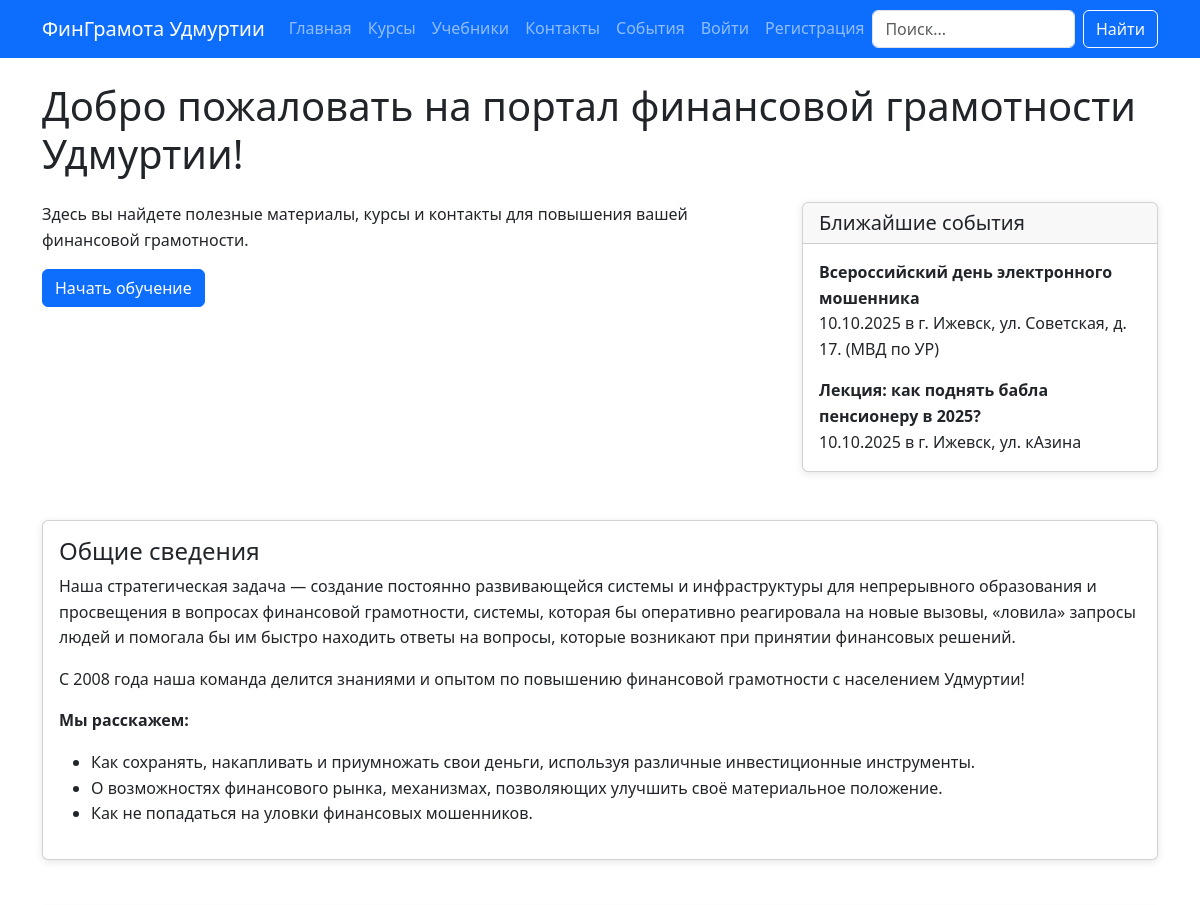
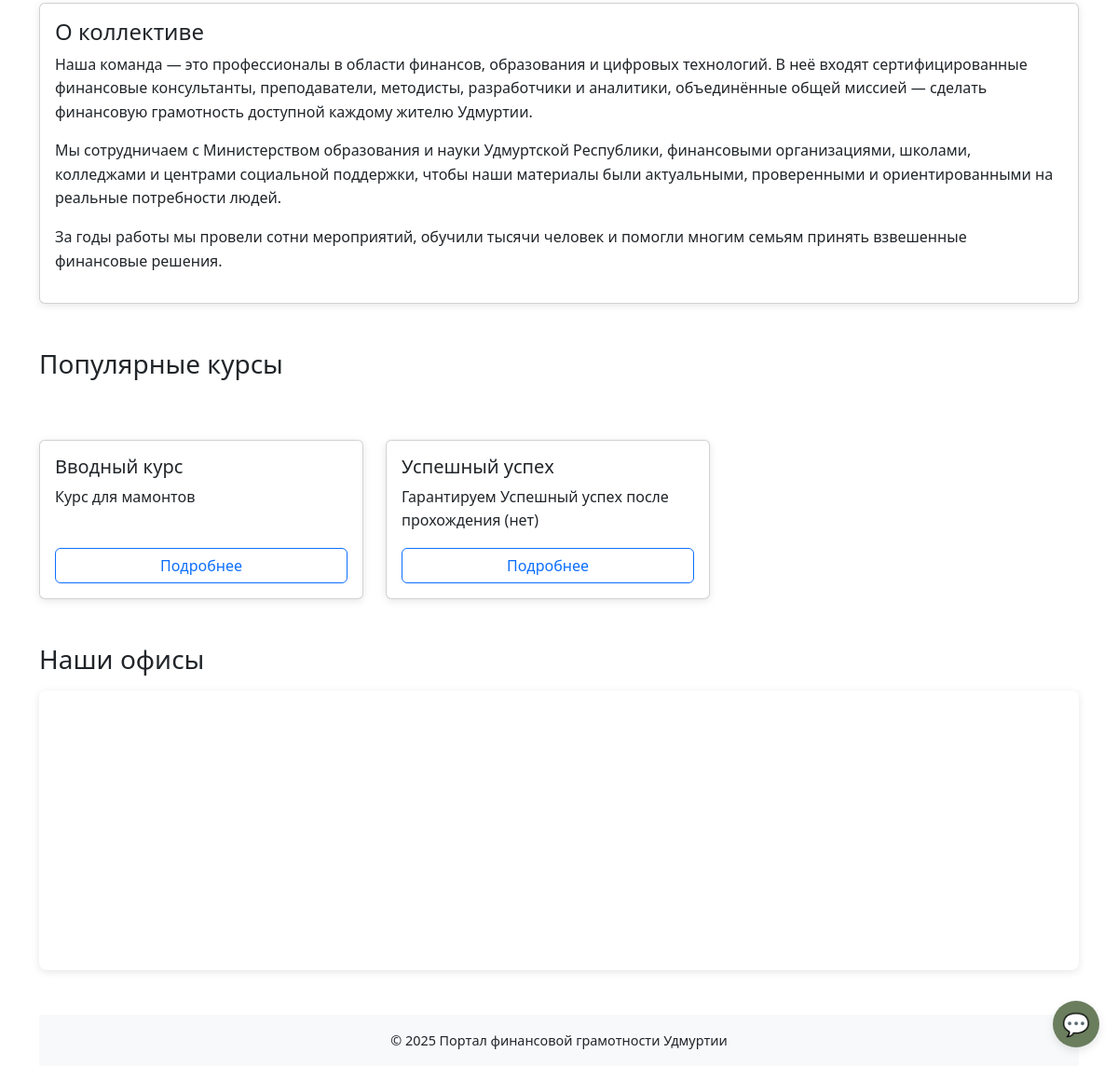
The page / on the database its author committed (2 pictures, top to bottom).
### core/models.py (models this page shows, shortened)
class Event(models.Model):
    title = models.CharField(max_length=200)
    description = models.TextField()
    date = models.DateField()
    location = models.CharField(max_length=200)
    audience = models.CharField(max_length=50, choices=AUDIENCE_CHOICES, default='все')

### courses/models.py (models this page shows, shortened)
class Course(models.Model):
    title = models.CharField(max_length=200)
    description = models.TextField()
    audience = models.CharField(max_length=50, choices=AUDIENCE_CHOICES, default='все')
    format_type = models.CharField(max_length=50, choices=FORMAT_CHOICES, default='текст')
    created_at = models.DateTimeField(auto_now_add=True)

### core/views.py (the view)
# urls.py: path('', views.home_view, name='home'),
def home_view(request):
    courses = Course.objects.all()[:6]
    upcoming_events = Event.objects.order_by('date')[:3]
    contacts = Contact.objects.exclude(latitude__isnull=True).exclude(longitude__isnull=True)
    return render(request, 'core/home.html', {
        'courses': courses,
        'events': upcoming_events,
        'contacts': contacts,
    })

### templates/core/home.html (shortened to what this page needs)
{% extends 'base.html' %}
{% block content %}
<h1 class="mb-4">Добро пожаловать на портал финансовой грамотности Удмуртии!</h1>
<div class="row mb-5">
  <div class="col-lg-8 mb-4 mb-lg-0">
    <p>Здесь вы найдете полезные материалы, курсы и контакты для повышения вашей финансовой грамотности.</p>
    <a href="{% url 'courses:list' %}" class="btn btn-primary">Начать обучение</a>
  </div>
  <div class="col-lg-4">
    <div class="card h-100">
      <div class="card-header">
        <h5 class="mb-0">Ближайшие события</h5>
      </div>
      <div class="card-body">
        {% for event in events %}
          <p class="card-text"><strong>{{ event.title }}</strong><br>{{ event.date|date:"d.m.Y" }} в {{ event.location }}</p>
        {% empty %}
          <p class="text-muted">События пока не запланированы.</p>
        {% endfor %}
      </div>
    </div>
  </div>
</div>
<div class="card mb-5">
  <div class="card-body">
    <h4 class="card-title">Общие сведения</h4>
    <p>
      Наша стратегическая задача — создание постоянно развивающейся системы и инфраструктуры для непрерывного образования и просвещения в вопросах финансовой грамотности, системы, которая бы оперативно реагировала на новые вызовы, «ловила» запросы людей и помогала бы им быстро находить ответы на вопросы, которые возникают при принятии финансовых решений.
    </p>
    <p>
      С 2008 года наша команда делится знаниями и опытом по повышению финансовой грамотности с населением Удмуртии!
    </p>
    <p><strong>Мы расскажем:</strong></p>
    <ul>
      <li>Как сохранять, накапливать и приумножать свои деньги, используя различные инвестиционные инструменты.</li>
      <li>О возможностях финансового рынка, механизмах, позволяющих улучшить своё материальное положение.</li>
      <li>Как не попадаться на уловки финансовых мошенников.</li>
    </ul>
  </div>
</div>
<div class="card mb-5">
  <div class="card-body">
    <h4 class="card-title">О коллективе</h4>
    <p>
      Наша команда — это профессионалы в области финансов, образования и цифровых технологий.
      В неё входят сертифицированные финансовые консультанты, преподаватели, методисты,
      разработчики и аналитики, объединённые общей миссией — сделать финансовую грамотность
      доступной каждому жителю Удмуртии.
    </p>
    <p>
      Мы сотрудничаем с Министерством образования и науки Удмуртской Республики,
      финансовыми организациями, школами, колледжами и центрами социальной поддержки,
      чтобы наши материалы были актуальными, проверенными и ориентированными на реальные
      потребности людей.
    </p>
    <p>
      За годы работы мы провели сотни мероприятий, обучили тысячи человек и помогли
      многим семьям принять взвешенные финансовые решения.
    </p>
  </div>
</div>
<div class="row mb-5">
<h3 class="mb-3">Популярные курсы</h3>
<div class="row g-4">
  {% for course in courses %}
    <div class="col-md-6 col-lg-4">
      <div class="card h-100">
        <div class="card-body d-flex flex-column">
          <h5 class="card-title">{{ course.title }}</h5>
          <p class="card-text flex-grow-1">{{ course.description|truncatewords:15 }}</p>
          <a href="{% url 'courses:detail' course.id %}" class="btn btn-outline-primary mt-auto">Подробнее</a>
        </div>
      </div>
    </div>
  {% endfor %}
</div>
{% if contacts %}
<div class="mt-5">
    <h3 class="mb-3">Наши офисы</h3>
    <div id="map-main" style="width: 100%; height: 300px; border-radius: 8px; box-shadow: 0 2px 8px rgba(0,0,0,0.1);"></div>
</div>
{% endif %}
{% endblock %}

### static/css/style.css (style rules this page uses)
body { font-size: 1rem; line-height: 1.6; }
.card { box-shadow: 0 2px 8px rgba(0,0,0,0.1); transition: transform 0.2s; }

### templates/base.html (style rules this page uses)
body { padding-bottom: 70px; }
@media (min-width: 577px) { body { padding-bottom: 0; } }

### rows shown on the page
Event: title "Всероссийский день электронного мошенника", date "10.10.2025", location "г. Ижевск, ул. Советская, д. 17. (МВД по УР)"
Event: title "Лекция: как поднять бабла пенсионеру в 2025?", date "10.10.2025", location "г. Ижевск, ул. кАзина"
Course: title "Вводный курс", description "Курс для мамонтов"
Course: title "Успешный успех", description "Гарантируем Успешный успех после прохождения (нет)"
